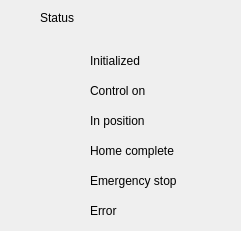
  <widget class="PyDMFrame" name="PyDMFrame">
   <property name="geometry">
    <rect>
     <x>10</x>
     <y>70</y>
     <width>241</width>
     <height>231</height>
    </rect>
   </property>
   <property name="palette">
    <palette>
     <active/>
     <inactive/>
     <disabled/>
    </palette>
   </property>
   <property name="toolTip">
    <string/>
   </property>
   <property name="whatsThis">
    <string>
    QFrame with support for alarms
    This class inherits from QFrame and PyDMWidget.

    Parameters
    ----------
    parent : QWidget
        The parent widget for the Label
    init_channel : str, optional
        The channel to be used by the widget.
    </string>
   </property>
   <property name="autoFillBackground">
    <bool>false</bool>
   </property>
   <widget class="PyDMByteIndicator" name="s_hexa_Initialised">
    <property name="geometry">
     <rect>
      <x>60</x>
      <y>50</y>
      <width>21</width>
      <height>21</height>
     </rect>
    </property>
    <property name="toolTip">
     <string/>
    </property>
    <property name="whatsThis">
     <string>
    Widget for graphical representation of bits from an integer number
    with support for Channels and more from PyDM

    Parameters
    ----------
    parent : QWidget
        The parent widget for the Label
    init_channel : str, optional
        The channel to be used by the widget.
    </string>
    </property>
    <property name="channel" stdset="0">
     <string>ca://${P}${R}s_hexa:Initialised_RBV</string>
    </property>
    <property name="labels" stdset="0">
     <stringlist/>
    </property>
   </widget>
   <widget class="PyDMByteIndicator" name="s_hexa_ControlOn">
    <property name="geometry">
     <rect>
      <x>60</x>
      <y>80</y>
      <width>21</width>
      <height>21</height>
     </rect>
    </property>
    <property name="toolTip">
     <string/>
    </property>
    <property name="whatsThis">
     <string>
    Widget for graphical representation of bits from an integer number
    with support for Channels and more from PyDM

    Parameters
    ----------
    parent : QWidget
        The parent widget for the Label
    init_channel : str, optional
        The channel to be used by the widget.
    </string>
    </property>
    <property name="channel" stdset="0">
     <string>ca://${P}${R}s_hexa:ControlOn_RBV</string>
    </property>
    <property name="labels" stdset="0">
     <stringlist/>
    </property>
   </widget>
   <widget class="PyDMByteIndicator" name="s_hexa_Error">
    <property name="geometry">
     <rect>
      <x>60</x>
      <y>200</y>
      <width>21</width>
      <height>21</height>
     </rect>
    </property>
    <property name="toolTip">
     <string/>
    </property>
    <property name="whatsThis">
     <string>
    Widget for graphical representation of bits from an integer number
    with support for Channels and more from PyDM

    Parameters
    ----------
    parent : QWidget
        The parent widget for the Label
    init_channel : str, optional
        The channel to be used by the widget.
    </string>
    </property>
    <property name="channel" stdset="0">
     <string>ca://${P}${R}s_hexa:Error_RBV</string>
    </property>
    <property name="onColor" stdset="0">
     <color>
      <red>255</red>
      <green>0</green>
      <blue>0</blue>
     </color>
    </property>
    <property name="labels" stdset="0">
     <stringlist/>
    </property>
   </widget>
   <widget class="PyDMByteIndicator" name="s_hexa_InPosition">
    <property name="geometry">
     <rect>
      <x>60</x>
      <y>110</y>
      <width>21</width>
      <height>21</height>
     </rect>
    </property>
    <property name="baseSize">
     <size>
      <width>0</width>
      <height>0</height>
     </size>
    </property>
    <property name="toolTip">
     <string/>
    </property>
    <property name="whatsThis">
     <string>
    Widget for graphical representation of bits from an integer number
    with support for Channels and more from PyDM

    Parameters
    ----------
    parent : QWidget
        The parent widget for the Label
    init_channel : str, optional
        The channel to be used by the widget.
    </string>
    </property>
    <property name="channel" stdset="0">
     <string>ca://${P}${R}s_hexa:InPosition_RBV</string>
    </property>
    <property name="labels" stdset="0">
     <stringlist/>
    </property>
   </widget>
   <widget class="PyDMByteIndicator" name="s_hexa_HomeComplete">
    <property name="geometry">
     <rect>
      <x>60</x>
      <y>140</y>
      <width>21</width>
      <height>21</height>
     </rect>
    </property>
    <property name="toolTip">
     <string/>
    </property>
    <property name="whatsThis">
     <string>
    Widget for graphical representation of bits from an integer number
    with support for Channels and more from PyDM

    Parameters
    ----------
    parent : QWidget
        The parent widget for the Label
    init_channel : str, optional
        The channel to be used by the widget.
    </string>
    </property>
    <property name="channel" stdset="0">
     <string>ca://${P}${R}s_hexa:HomeComplete_RBV</string>
    </property>
    <property name="labels" stdset="0">
     <stringlist/>
    </property>
   </widget>
   <widget class="PyDMByteIndicator" name="s_hexa_EmergencyStop">
    <property name="geometry">
     <rect>
      <x>60</x>
      <y>170</y>
      <width>21</width>
      <height>21</height>
     </rect>
    </property>
    <property name="maximumSize">
     <size>
      <width>16777215</width>
      <height>16777215</height>
     </size>
    </property>
    <property name="toolTip">
     <string/>
    </property>
    <property name="whatsThis">
     <string>
    Widget for graphical representation of bits from an integer number
    with support for Channels and more from PyDM

    Parameters
    ----------
    parent : QWidget
        The parent widget for the Label
    init_channel : str, optional
        The channel to be used by the widget.
    </string>
    </property>
    <property name="channel" stdset="0">
     <string>ca://${P}${R}s_hexa:EmergencyStop_RBV</string>
    </property>
    <property name="orientation" stdset="0">
     <enum>Qt::Vertical</enum>
    </property>
    <property name="showLabels" stdset="0">
     <bool>true</bool>
    </property>
    <property name="labels" stdset="0">
     <stringlist/>
    </property>
   </widget>
   <widget class="QLabel" name="label_3">
    <property name="geometry">
     <rect>
      <x>40</x>
      <y>10</y>
      <width>111</width>
      <height>16</height>
     </rect>
    </property>
    <property name="text">
     <string>Status</string>
    </property>
   </widget>
   <widget class="QLabel" name="label_5">
    <property name="geometry">
     <rect>
      <x>90</x>
      <y>50</y>
      <width>81</width>
      <height>21</height>
     </rect>
    </property>
    <property name="text">
     <string>Initialized</string>
    </property>
   </widget>
   <widget class="QLabel" name="label_6">
    <property name="geometry">
     <rect>
      <x>90</x>
      <y>80</y>
      <width>91</width>
      <height>21</height>
     </rect>
    </property>
    <property name="text">
     <string>Control on</string>
    </property>
   </widget>
   <widget class="QLabel" name="label_7">
    <property name="geometry">
     <rect>
      <x>90</x>
      <y>110</y>
      <width>91</width>
      <height>21</height>
     </rect>
    </property>
    <property name="text">
     <string>In position</string>
    </property>
   </widget>
   <widget class="QLabel" name="label_8">
    <property name="geometry">
     <rect>
      <x>90</x>
      <y>140</y>
      <width>131</width>
      <height>21</height>
     </rect>
    </property>
    <property name="text">
     <string>Home complete</string>
    </property>
   </widget>
   <widget class="QLabel" name="label_9">
    <property name="geometry">
     <rect>
      <x>90</x>
      <y>170</y>
      <width>131</width>
      <height>21</height>
     </rect>
    </property>
    <property name="text">
     <string>Emergency stop</string>
    </property>
   </widget>
   <widget class="QLabel" name="label_10">
    <property name="geometry">
     <rect>
      <x>90</x>
      <y>200</y>
      <width>81</width>
      <height>21</height>
     </rect>
    </property>
    <property name="text">
     <string>Error</string>
    </property>
   </widget>
   <widget class="PyDMLabel" name="PyDMLabel_13">
    <property name="geometry">
     <rect>
      <x>0</x>
      <y>0</y>
      <width>32</width>
      <height>32</height>
     </rect>
    </property>
    <property name="toolTip">
     <string/>
    </property>
    <property name="whatsThis">
     <string/>
    </property>
    <property name="pixmap">
     <pixmap>icons/Survey_32px.png</pixmap>
    </property>
   </widget>
  </widget>
